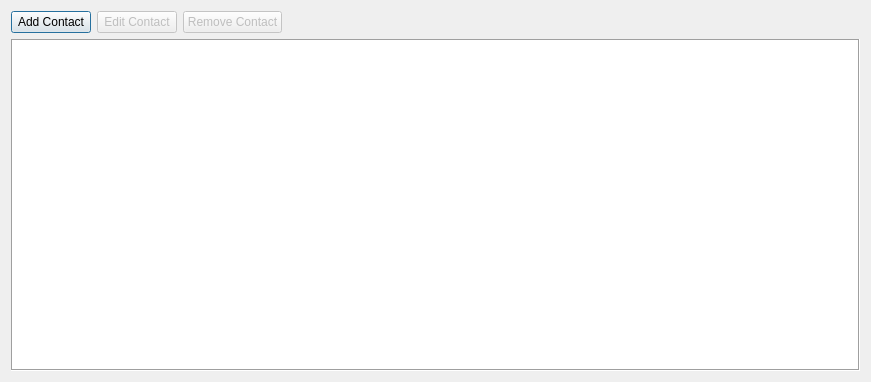
<?xml version="1.0" encoding="UTF-8"?>
<ui version="4.0">
 <class>ContactOverviewDialog</class>
 <widget class="QDialog" name="ContactOverviewDialog">
  <property name="geometry">
   <rect>
    <x>0</x>
    <y>0</y>
    <width>871</width>
    <height>382</height>
   </rect>
  </property>
  <property name="focusPolicy">
   <enum>Qt::ClickFocus</enum>
  </property>
  <property name="windowTitle">
   <string>Dialog</string>
  </property>
  <layout class="QVBoxLayout" name="verticalLayout_2">
   <item>
    <layout class="QVBoxLayout" name="verticalLayout">
     <item>
      <layout class="QHBoxLayout" name="horizontalLayout">
       <item>
        <widget class="QPushButton" name="AddContactButton">
         <property name="text">
          <string>Add Contact</string>
         </property>
        </widget>
       </item>
       <item>
        <widget class="QPushButton" name="EditContactButton">
         <property name="enabled">
          <bool>false</bool>
         </property>
         <property name="text">
          <string>Edit Contact</string>
         </property>
        </widget>
       </item>
       <item>
        <widget class="QPushButton" name="RemoveContactButton">
         <property name="enabled">
          <bool>false</bool>
         </property>
         <property name="text">
          <string>Remove Contact</string>
         </property>
        </widget>
       </item>
       <item>
        <spacer name="horizontalSpacer">
         <property name="orientation">
          <enum>Qt::Horizontal</enum>
         </property>
         <property name="sizeHint" stdset="0">
          <size>
           <width>40</width>
           <height>20</height>
          </size>
         </property>
        </spacer>
       </item>
      </layout>
     </item>
     <item>
      <widget class="QTableView" name="tableView">
       <property name="frameShape">
        <enum>QFrame::Box</enum>
       </property>
       <property name="horizontalScrollBarPolicy">
        <enum>Qt::ScrollBarAlwaysOff</enum>
       </property>
       <property name="sizeAdjustPolicy">
        <enum>QAbstractScrollArea::AdjustToContents</enum>
       </property>
       <property name="selectionMode">
        <enum>QAbstractItemView::SingleSelection</enum>
       </property>
       <property name="selectionBehavior">
        <enum>QAbstractItemView::SelectRows</enum>
       </property>
       <attribute name="horizontalHeaderCascadingSectionResizes">
        <bool>true</bool>
       </attribute>
       <attribute name="horizontalHeaderStretchLastSection">
        <bool>true</bool>
       </attribute>
       <attribute name="verticalHeaderVisible">
        <bool>false</bool>
       </attribute>
      </widget>
     </item>
    </layout>
   </item>
  </layout>
 </widget>
 <resources/>
 <connections/>
</ui>
